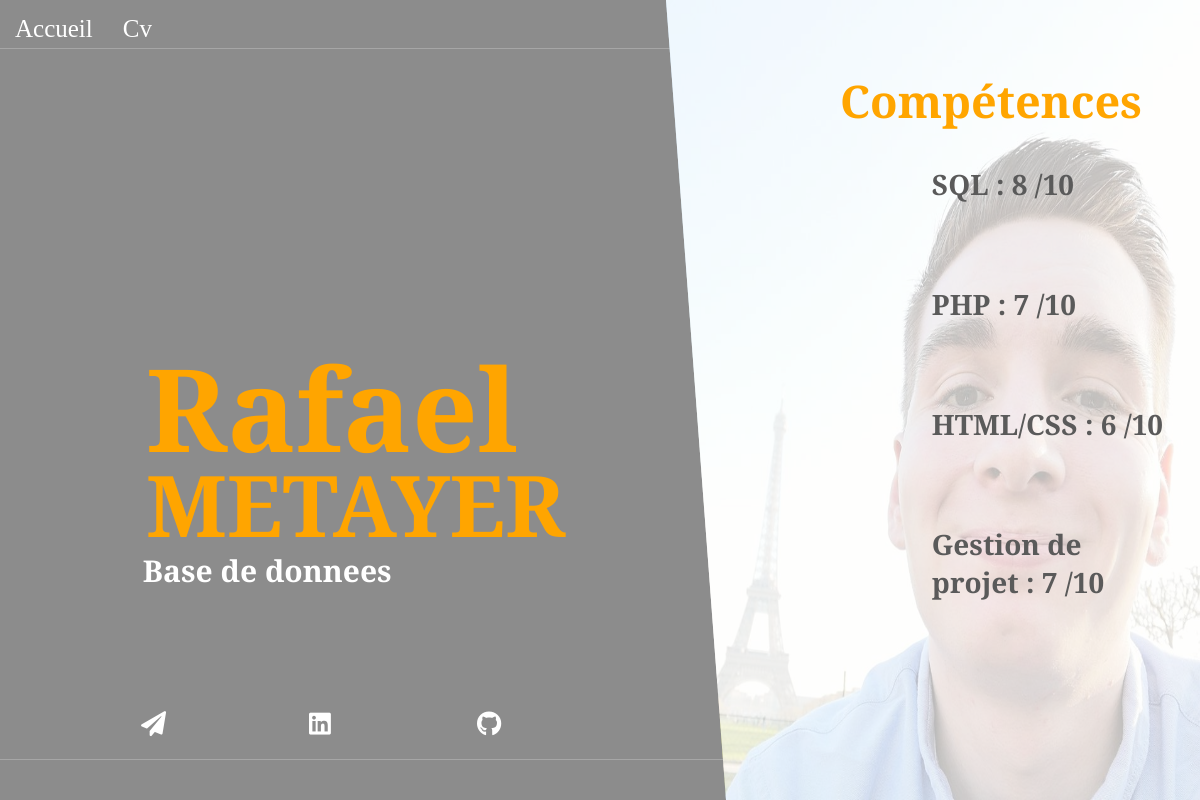
Screenshot of /rafael-profil.php with the database file from the repository.
### tables this page shows
CREATE TABLE IF NOT EXISTS `contact` (
  `ID_Contact` int(6) NOT NULL AUTO_INCREMENT,
  `Mail` varchar(30) NOT NULL,
  `Tel` int(10) NOT NULL,
  `Linkedin` varchar(80) NOT NULL,
  `Github` varchar(80) NOT NULL,
  `No_rue` int(3) NOT NULL,
  `Nom_rue` varchar(50) NOT NULL,
  `Ville` varchar(30) NOT NULL,
  `CodePostal` decimal(5,0) NOT NULL,
  `Departement` varchar(20) NOT NULL,
  `ComplementAdd` varchar(50) DEFAULT NULL,
  `ID_User` int(6) NOT NULL,
  PRIMARY KEY (`ID_Contact`),
  KEY `FK_Contact_IDuser` (`ID_User`)
);

CREATE TABLE IF NOT EXISTS `utilisateur` (
  `ID_User` int(6) NOT NULL AUTO_INCREMENT,
  `Nom` varchar(40) NOT NULL,
  `Prenom` varchar(40) NOT NULL,
  `Age` decimal(2,0) NOT NULL,
  `Date_naissance` date NOT NULL,
  `Permis` varchar(6) NOT NULL,
  `Metier` varchar(40) DEFAULT NULL,
  PRIMARY KEY (`ID_User`)
);

CREATE TABLE IF NOT EXISTS `capacite` (
  `ID_capacite` int(6) NOT NULL AUTO_INCREMENT,
  `Nom_capacite` varchar(40) NOT NULL,
  `Note` decimal(1,0) NOT NULL,
  `ID_User` int(6) NOT NULL,
  PRIMARY KEY (`ID_capacite`),
  KEY `fk_capacite_IDuser` (`ID_User`)
);

### rafael-profil.php (the view, shortened to what this page needs)
<?php
    $pdo = new PDO("mysql:host=localhost:3306;dbname=UF_Web", "root", "");
    $pdo->setAttribute(PDO::ATTR_ERRMODE, PDO::ERRMODE_EXCEPTION);?>
<!DOCTYPE html>
<html lang="en">
<head>
    <link rel="stylesheet" href="https://use.fontawesome.com/releases/v5.8.0/css/all.css">
    <link rel="stylesheet" href="Css/Style-rafael.css">
</head>
<body>
    <main>
        <div id="txt">
            <ul>
                <li><a href="index.php">Accueil</a></li>
                <li><a href="CV-rafael.php">Cv</a></li>
            </ul>
            <?php $sql =  'SELECT Prenom, Nom, Metier, Linkedin, Github, Mail FROM utilisateur, contact WHERE contact.ID_User=utilisateur.ID_User AND utilisateur.ID_User = 2';
                $requete = $pdo->query($sql);
                while($row=$requete->fetch()){?>
                <h1 class="f"><?php echo $row['0'];?><br></h1>
                <h1><?php echo $row['1'];?></h1>
                <h3><?php echo $row['2'];?></h3>
            <ul class="bot">
                <li> <a href="<?php echo $row['3'];?>"><i class="fab fa-linkedin"></i></a> </li>
                <li> <a href="<?php echo $row['4'];?>"><i class="fab fa-github"></i></a> </li>
                <li> <a href="<?php echo $row['5'];}?>"><i class="fas fa-paper-plane"></i></a> </li>
            </ul>
        </div>
        <div id="img">
        </div>
        <div id="info">
            <h1>Compétences</h1>
            <div class="containerskills">
                <div id="l1" class="skills">
                    <?php $sql =  'SELECT Nom_capacite, Note FROM capacite WHERE ID_capacite = 9';
                    $requete = $pdo->query($sql);
                    while($row=$requete->fetch()){?>
                    <h2 id="s4"><?php echo $row['0'];?> : <?php echo $row['1'];}?> /10</h2> <br>
                    <?php $sql =  'SELECT Nom_capacite, Note FROM capacite WHERE ID_capacite = 10';
                    $requete = $pdo->query($sql);
                    while($row=$requete->fetch()){?>
                    <h2 id="s5"><?php echo $row['0'];?> : <?php echo $row['1'];}?> /10</h2> <br>
                    <?php $sql =  'SELECT Nom_capacite, Note FROM capacite WHERE ID_capacite = 11';
                    $requete = $pdo->query($sql);
                    while($row=$requete->fetch()){?>
                    <h2 id="s6"><?php echo $row['0'];?> : <?php echo $row['1'];}?> /10</h2> <br>
                    <?php $sql =  'SELECT Nom_capacite, Note FROM capacite WHERE ID_capacite = 12';
                    $requete = $pdo->query($sql);
                    while($row=$requete->fetch()){?>
                    <h2 id="s7"><?php echo $row['0'];?> : <?php echo $row['1'];}?> /10</h2>
                </div>
            </div>
            </div>
    </main>
</body>
</html>

### Css/Style-rafael.css (style rules this page uses)
body { margin: 0; padding: 0; font-family: 'Libre Baskerville', serif; height: auto; }
main { width: 100%; height: 100vh; display: flex; flex-wrap: wrap; overflow: hidden; position: relative; }
ul { position: relative; display: inline-flex; list-style-type: none; margin: 0; padding: 0; width: 100%; border-bottom: rgba(255, 255, 255, 0.226) 1px solid; background:transparent; position: fixed; height: 6%; z-index: 1; }
li a { font-size: 25px; display: block; text-align: center; margin: 15px; color: white; text-decoration: none; z-index: 5; }
#txt { display: inline-flex; height: 100%; width: 70%; background-color: #8C8C8C; z-index: 1; position: relative; }
#txt h1.f { position: absolute; margin-left: 20px; color: rgb(255, 165, 0); top: 32%; line-height: 130%; font-size: 115px; left: 15%; }
#txt h1 { position: absolute; margin-left: 20px; color: rgb(255, 165, 0); top: 49%; line-height: 130%; font-size: 85px; left: 15%; }
#txt h3 { position: relative; top: 65%; font-size: 30px; left: 17%; color: #FFF; }
#img { display: inline-flex; position: absolute; right: 0%; height: 100vh; width:50%; overflow: hidden; background-repeat: no-repeat; background-size:100% 100%; background-image: url(../Img/Rafael.jpg); clip-path: polygon(11% 0, 100% 0, 100% 100%, 21% 100%); z-index: 2; }
#info { display: inline-flex; height: 100vh; width:50%; clip-path: polygon(11% 0, 100% 0, 100% 100%, 21% 100%); background-color:rgba(255, 255, 255, 0.726); z-index: 3; position: absolute; Right: -50%; transition: all 1s ease-in; }
#info h1 { text-align: center; width: 80%; position: relative; left: 40%; top: 5%; height: 100%; color: rgb(255, 165, 0); font-size: 45px }
.skills h2#s4 { position: absolute; top: 0%; color: rgb(90, 90, 90); font-size:28px; left: 0%; }
.skills h2#s5 { position: absolute; top: 50%; color: rgb(90, 90, 90); font-size:28px; left: 0%; }
.skills h2#s6 { position: absolute; top: 100%; color: rgb(90, 90, 90); font-size:28px; left: 0%; }
.skills h2#s7 { position: absolute; top: 150%; color: rgb(90, 90, 90); font-size:28px; left: 0%; }
.skills { position: relative; display: inline-flex; margin-left: 7%; margin-bottom: 4%; margin: 10%; height: 40%; width: 90%; }
.containerskills { display: flex; flex-wrap: wrap; overflow: hidden; position: relative; height: 75%; width: 600%; top: 14%; }
ul.bot { position: absolute; display: inline-flex; width: 100%; bottom: 5%; }
div ul.bot li { display: flex; font-size: 240%; position: absolute; left: 35%; bottom: 10%; text-align: center; color: white; }
div ul.bot li:nth-child(2) { left: 55%; }
div ul.bot li:nth-child(3) { left:15%; }

### rows the page displays
contact: ID_User.Prenom "Rafael", ID_User.Nom "METAYER", ID_User.Metier "Base de donnees"
capacite: Nom_capacite "SQL", Note "8"
capacite: Nom_capacite "PHP", Note "7"
capacite: Nom_capacite "HTML/CSS", Note "6"
capacite: Nom_capacite "Gestion de projet", Note "7"
